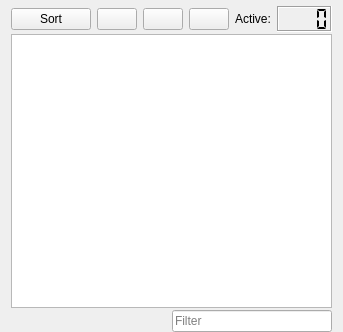
<?xml version="1.0" encoding="UTF-8"?>
<ui version="4.0">
 <class>PluginsWidget</class>
 <widget class="QWidget" name="PluginsWidget">
  <property name="geometry">
   <rect>
    <x>0</x>
    <y>0</y>
    <width>313</width>
    <height>332</height>
   </rect>
  </property>
  <property name="sizePolicy">
   <sizepolicy hsizetype="Expanding" vsizetype="Expanding">
    <horstretch>0</horstretch>
    <verstretch>0</verstretch>
   </sizepolicy>
  </property>
  <property name="windowTitle">
   <string>Plugins</string>
  </property>
  <layout class="QVBoxLayout" name="verticalLayout">
   <property name="spacing">
    <number>2</number>
   </property>
   <property name="topMargin">
    <number>6</number>
   </property>
   <property name="bottomMargin">
    <number>0</number>
   </property>
   <item>
    <layout class="QHBoxLayout" name="horizontalLayout">
     <property name="spacing">
      <number>6</number>
     </property>
     <item>
      <widget class="QPushButton" name="sortButton">
       <property name="toolTip">
        <string>Sort the plugins using LOOT.</string>
       </property>
       <property name="whatsThis">
        <string>Sort the plugins using LOOT.</string>
       </property>
       <property name="text">
        <string>Sort</string>
       </property>
       <property name="icon">
        <iconset resource="../../../modorganizer/src/resources.qrc">
         <normaloff>:/MO/gui/sort</normaloff>:/MO/gui/sort</iconset>
       </property>
      </widget>
     </item>
     <item>
      <spacer name="horizontalSpacer">
       <property name="orientation">
        <enum>Qt::Horizontal</enum>
       </property>
       <property name="sizeHint" stdset="0">
        <size>
         <width>40</width>
         <height>20</height>
        </size>
       </property>
      </spacer>
     </item>
     <item>
      <widget class="QPushButton" name="listOptionsBtn">
       <property name="maximumSize">
        <size>
         <width>16777215</width>
         <height>16777215</height>
        </size>
       </property>
       <property name="toolTip">
        <string>Open list options...</string>
       </property>
       <property name="whatsThis">
        <string>Refresh list. This is usually not necessary unless you modified data outside the program.</string>
       </property>
       <property name="text">
        <string/>
       </property>
       <property name="icon">
        <iconset resource="../../../modorganizer/src/resources.qrc">
         <normaloff>:/MO/gui/settings</normaloff>:/MO/gui/settings</iconset>
       </property>
       <property name="iconSize">
        <size>
         <width>16</width>
         <height>16</height>
        </size>
       </property>
      </widget>
     </item>
     <item>
      <widget class="QPushButton" name="restoreButton">
       <property name="toolTip">
        <string>Restore a backup.</string>
       </property>
       <property name="whatsThis">
        <string>Restore a backup.</string>
       </property>
       <property name="text">
        <string notr="true"/>
       </property>
       <property name="icon">
        <iconset resource="../../../modorganizer/src/resources.qrc">
         <normaloff>:/MO/gui/restore</normaloff>:/MO/gui/restore</iconset>
       </property>
       <property name="iconSize">
        <size>
         <width>16</width>
         <height>16</height>
        </size>
       </property>
      </widget>
     </item>
     <item>
      <widget class="QPushButton" name="saveButton">
       <property name="toolTip">
        <string>Create a backup.</string>
       </property>
       <property name="whatsThis">
        <string>Create a backup.</string>
       </property>
       <property name="text">
        <string notr="true"/>
       </property>
       <property name="icon">
        <iconset resource="../../../modorganizer/src/resources.qrc">
         <normaloff>:/MO/gui/backup</normaloff>:/MO/gui/backup</iconset>
       </property>
      </widget>
     </item>
     <item>
      <widget class="QLabel" name="activePluginsLabel">
       <property name="text">
        <string>Active:</string>
       </property>
      </widget>
     </item>
     <item>
      <widget class="QLCDNumber" name="activePluginsCounter">
       <property name="minimumSize">
        <size>
         <width>0</width>
         <height>26</height>
        </size>
       </property>
       <property name="whatsThis">
        <string>&lt;html&gt;&lt;head/&gt;&lt;body&gt;&lt;p&gt;This provides statistics about the plugin list. The total number of active plugins is normally displayed.  Other statistics may be accessed with the tooltip of this counter.&lt;/p&gt;&lt;/body&gt;&lt;/html&gt;</string>
       </property>
       <property name="frameShadow">
        <enum>QFrame::Sunken</enum>
       </property>
       <property name="digitCount">
        <number>4</number>
       </property>
       <property name="segmentStyle">
        <enum>QLCDNumber::Flat</enum>
       </property>
      </widget>
     </item>
    </layout>
   </item>
   <item>
    <widget class="BSPluginList::PluginListView" name="pluginList">
     <property name="minimumSize">
      <size>
       <width>250</width>
       <height>250</height>
      </size>
     </property>
     <property name="contextMenuPolicy">
      <enum>Qt::CustomContextMenu</enum>
     </property>
     <property name="toolTip">
      <string>List of available esp/esm files.</string>
     </property>
     <property name="whatsThis">
      <string>List of available esp/esm files.</string>
     </property>
     <property name="editTriggers">
      <set>QAbstractItemView::EditKeyPressed|QAbstractItemView::SelectedClicked</set>
     </property>
     <property name="dragEnabled">
      <bool>true</bool>
     </property>
     <property name="dragDropOverwriteMode">
      <bool>false</bool>
     </property>
     <property name="dragDropMode">
      <enum>QAbstractItemView::InternalMove</enum>
     </property>
     <property name="defaultDropAction">
      <enum>Qt::MoveAction</enum>
     </property>
     <property name="alternatingRowColors">
      <bool>true</bool>
     </property>
     <property name="selectionMode">
      <enum>QAbstractItemView::ExtendedSelection</enum>
     </property>
     <property name="selectionBehavior">
      <enum>QAbstractItemView::SelectRows</enum>
     </property>
     <property name="indentation">
      <number>0</number>
     </property>
     <property name="uniformRowHeights">
      <bool>true</bool>
     </property>
     <property name="itemsExpandable">
      <bool>false</bool>
     </property>
     <property name="sortingEnabled">
      <bool>true</bool>
     </property>
     <property name="expandsOnDoubleClick">
      <bool>false</bool>
     </property>
     <attribute name="headerStretchLastSection">
      <bool>false</bool>
     </attribute>
    </widget>
   </item>
   <item>
    <layout class="QHBoxLayout" name="horizontalLayout_2">
     <item>
      <spacer name="horizontalSpacer_2">
       <property name="orientation">
        <enum>Qt::Horizontal</enum>
       </property>
       <property name="sizeHint" stdset="0">
        <size>
         <width>40</width>
         <height>20</height>
        </size>
       </property>
      </spacer>
     </item>
     <item>
      <widget class="MOBase::LineEditClear" name="espFilterEdit">
       <property name="toolTip">
        <string>Filter the list of plugins.</string>
       </property>
       <property name="whatsThis">
        <string>Filter the list of plugins.</string>
       </property>
       <property name="text">
        <string/>
       </property>
       <property name="placeholderText">
        <string>Filter</string>
       </property>
      </widget>
     </item>
    </layout>
   </item>
  </layout>
 </widget>
 <customwidgets>
  <customwidget>
   <class>MOBase::LineEditClear</class>
   <extends>QLineEdit</extends>
   <header>lineeditclear.h</header>
  </customwidget>
  <customwidget>
   <class>BSPluginList::PluginListView</class>
   <extends>QTreeView</extends>
   <header>bspluginlist/pluginlistview.h</header>
  </customwidget>
 </customwidgets>
 <resources>
  <include location="../../../modorganizer/src/resources.qrc"/>
 </resources>
 <connections/>
</ui>
